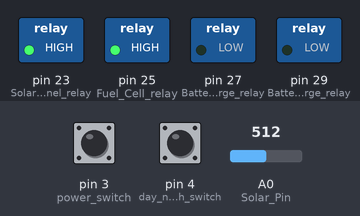
A sketch run on a simulated Arduino Mega 2560, built with avr-gcc and run on an emulated ATmega2560. Shown: switched loads named in the sketch (green lamp = pin HIGH). The test bench sets the inputs (shaded band); at power-on: pin 3 (power_switch) HIGH, pin 4 (day_nigth_switch) HIGH, A0 (Solar_Pin) = 512. What the sketch prints to the serial monitor is not drawn.

Above: at 2.3 s.
2.4 s: pin 3 (power_switch) pulled LOW for 3.2 s
At 6.9 s:
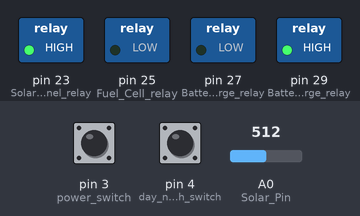
At 8.2 s:
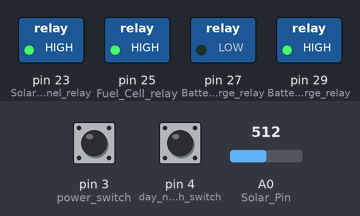
Timing chart, 0 to 9.7 s (numbered marks = the images above; inputs shaded):
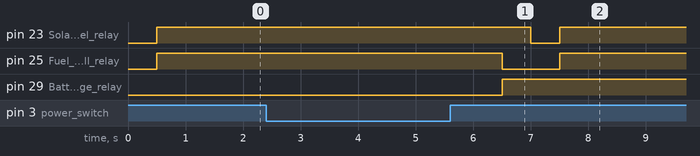

The sketch:

SDP_Switch_V1.ino
```cpp
//Note for using Relay connection
//*when the relay has a LOW signal
// Com to NC: Closed (continuity exists; current flows between COM and NC).
// Com to NO: Open (no continuity; current does not flow between COM and NO).

//*When the relay receives a HIGH signal
// com to NC: Open (the internal switch breaks the connection).
// com to NO: Closed (the internal switch makes a connection; current flows between COM and NO).

// Arduino pinout for the realys at the power side

#include <ezButton.h>

ezButton power_switch(3);
ezButton day_nigth_switch(4);
const int Solar_Panel_relay = 23;
const int Fuel_Cell_relay = 25;
const int Battery_Discharge_relay = 27;
const int Battery_Charge_relay= 29;
const byte Solar_Pin = A0;
const byte FC_Pin = A1;

// Arduino Pinout for the switches of power on/off and day/night time


int state;
//case statement for day, Conversion(day to night), nightime, night-to_day
const int daytime = 1;
const int day_to_night = 2;
const int nighttime = 3;
const int night_to_day = 4;

//state for power on and off
const int power_on = 1;
const int power_off = 2;

// used to store the current state day
int power_state = 0;
int time_state = 0;

// Voltage parameter
float Solar_Voltage;
float Fuel_Cell_Voltage;
float Battery_Voltage;
// ideal reference value;
const int bus_voltage = 24;
const float cutoff_voltage = 23.3;

void setup() {
  // Initialize the output pins for the relays
  pinMode(Battery_Discharge_relay, OUTPUT);
  pinMode(Battery_Charge_relay, OUTPUT);
  pinMode(Solar_Panel_relay, OUTPUT);
  pinMode(Fuel_Cell_relay, OUTPUT);

  // Initialized input pin for power and day/night time

  // Have the relays open for Com to NO: Set the relay signal to low for open
  // Battery_Charge_relay will be the only relay connected to NC
  digitalWrite(Battery_Discharge_relay, LOW);//HIGH IS OPEN; LOW IS CLOSED
  digitalWrite(Battery_Charge_relay, LOW);// LOW IS OPEN;  HIGH IS CLOSED
  digitalWrite(Solar_Panel_relay, LOW);// LOW IS OPEN;  HIGH IS CLOSED
  digitalWrite(Fuel_Cell_relay, LOW);// LOW IS OPEN;  HIGH IS CLOSED

  power_switch.setDebounceTime(50);
  day_nigth_switch.setDebounceTime(50);

  Serial.begin(9600);
  state = daytime;
}
int i = 0;

void loop()
{
  delay(500); //delay to have all the system powered on, delay can be remove if needed
  while(true){
  power_switch.loop();
  Serial.println(i);
	if(i<=5)
	{
    Serial.println(i);
		Start_up();
		delay(1000);
		i=i+1;
	}
	else if (i>5)
	{
	/*while(i<10)
	{
		Start_up_to_Day_or_Night();
		delay(1000);
	}*/
    while(power_switch.getState() == LOW)
    { // switch power is on
        power_switch.loop();
        day_nigth_switch.loop();
      // not reading the day night switch
      /* commented out theday and night switch to add the switch case for
      if(day_nigth_switch.isPressed()){
        // switch of day/night is on go to state daytime operation function
        State_Daytime();
        Serial.println("Relays ON");
        Serial.println("DayTime");
      }
      else if(day_nigth_switch.isReleased())
      {// switch of day/night is off go to state nighttime operation function
        State_nighttime();
        Serial.println("Relays ON");
        Serial.println("Nighttime");
      }
      */
      switch(state){
      case daytime://1
        State_Daytime();
        break;
      case day_to_night://2
        Day_to_Night();
        break;
      case nighttime://3
        State_nighttime();
        break;
      case night_to_day://4
        Night_to_Day();
        break;
      }
      if(power_switch.isReleased())
       {
        Serial.println("YOU ARE STUPID");// yes but no
        break;
       }
	   		i=i+1;
    }// end of while loop when the power is on
    if(power_switch.getState() == HIGH)
    {// if power switch is off have all the relays open (disconnected from power)
      Serial.println("Relays OFF");
      digitalWrite(Battery_Discharge_relay, LOW);
      digitalWrite(Battery_Charge_relay, HIGH);
      digitalWrite(Solar_Panel_relay, HIGH);
      digitalWrite(Fuel_Cell_relay, HIGH);
    }
    // print out the state for power and time to verify the switch are working
    delay(1000);// delay can be remove add more time if needed to verify time switching
	}
  }
}


void State_Daytime(){
      Serial.print("daytime");
  digitalWrite(Battery_Discharge_relay, LOW); // open
  digitalWrite(Solar_Panel_relay, HIGH); // closed
  digitalWrite(Fuel_Cell_relay, LOW); // open
  digitalWrite(Battery_Charge_relay, HIGH); // closed

  Solar_Voltage = Read_Volt(Solar_Pin); // read solar voltage
  if(Solar_Voltage < cutoff_voltage){
    delay(500);// half a second delay to check if the voltage drop was a random or the solar power is actually going down
    Solar_Voltage = Read_Volt(Solar_Pin); // read solar voltage second time
    if(Solar_Voltage < cutoff_voltage){
      //cutoff reachand go to the transition state
      state = day_to_night;
    }// end of second voltage test verify
  }
}

void Day_to_Night(){//transition period to night
  Serial.print("day to night");
  digitalWrite(Battery_Discharge_relay, LOW); // open
  digitalWrite(Battery_Charge_relay, HIGH); // open
  digitalWrite(Solar_Panel_relay, LOW); // closed
  digitalWrite(Fuel_Cell_relay, LOW); // Closed

  //delay for half a second before the battery start to discharge
  delay(500);// can be remove to improve response time
  digitalWrite(Battery_Discharge_relay, LOW); // closed

  Fuel_Cell_Voltage = Read_Volt(FC_Pin);
  if(Fuel_Cell_Voltage >= bus_voltage){// FC has reach the 24 voltage required, may need to charge for lower voltage just in case of loss in voltage reader
    //Open solar and discharge and closed charging
    state = nighttime;
    digitalWrite(Solar_Panel_relay, HIGH); // open
    digitalWrite(Battery_Discharge_relay, HIGH); // open
    delay(500);// before we start to charge the battery have the delay for safety
    digitalWrite(Battery_Charge_relay, LOW); // closed

  }
}

//initial start up condition when turning on the circuit
void Start_up(){
  Serial.print("starting");
  digitalWrite(Battery_Discharge_relay, LOW); // closed
  digitalWrite(Fuel_Cell_relay, HIGH); // closed
  digitalWrite(Solar_Panel_relay, HIGH); // closed
  digitalWrite(Battery_Charge_relay, LOW); // open
}

//transitioning from start up to either daytime or nighttime
void Start_up_to_Day_or_Night(){
  digitalWrite(Battery_Charge_relay, HIGH); // open
  digitalWrite(Battery_Discharge_relay, LOW); // open
  digitalWrite(Solar_Panel_relay, HIGH); // closed
  digitalWrite(Fuel_Cell_relay, HIGH); // closed

  Solar_Voltage = Read_Volt(Solar_Pin); // read solar voltage
  if(Solar_Voltage >= bus_voltage){
    state = daytime;
    digitalWrite(Fuel_Cell_relay, LOW); // open
    delay(500);//delay for safety but can be remove for efficiency
    digitalWrite(Battery_Charge_relay, HIGH); // closed
  }
  else if(Solar_Voltage < bus_voltage)
  {
	//Open solar and discharge and closed charging
    state = nighttime;
    digitalWrite(Solar_Panel_relay, LOW); // open
    digitalWrite(Battery_Discharge_relay, HIGH); // open
    delay(500);// before we start to charge the battery have the delay for safety
    digitalWrite(Battery_Charge_relay, HIGH); // closed
  }
}

void State_nighttime(){
  Serial.print("nighttime");
  digitalWrite(Battery_Discharge_relay, HIGH); // open
  digitalWrite(Fuel_Cell_relay, HIGH); // closed
  digitalWrite(Solar_Panel_relay, LOW); // open
  digitalWrite(Battery_Charge_relay, HIGH); // closed

  Solar_Voltage = Read_Volt(Solar_Pin); // read solar voltage
  if(Solar_Voltage >= bus_voltage){
    state = night_to_day;
  }
}

void Night_to_Day(){//transition period
  Serial.print("night to day");
  digitalWrite(Battery_Charge_relay, HIGH); // open
  digitalWrite(Battery_Discharge_relay, LOW); // open
  digitalWrite(Solar_Panel_relay, HIGH); // closed
  digitalWrite(Fuel_Cell_relay, HIGH); // closed

  Solar_Voltage = Read_Volt(Solar_Pin); // read solar voltage
  if(Solar_Voltage >= bus_voltage){
    state = daytime;
    digitalWrite(Fuel_Cell_relay, LOW); // open
    delay(500);//delay for safety but can be remove for efficiency
    digitalWrite(Battery_Charge_relay, HIGH); // closed
  }
}

//need to adjust value of voltage
float Read_Volt(byte POS){
  float relay = analogRead(POS);
  float volt = relay * (25.8 / 1023.0) ;
  Serial.print("Voltage Relay 1: ");
  Serial.println(volt);
}
```

Measured:
- after the input at 2.4 s, pin 23 (Solar_Panel_relay): HIGH → LOW after 4.6 s, → HIGH 0.50 s later; pin 25 (Fuel_Cell_relay): HIGH → LOW after 4.1 s, → HIGH 1.0 s later
